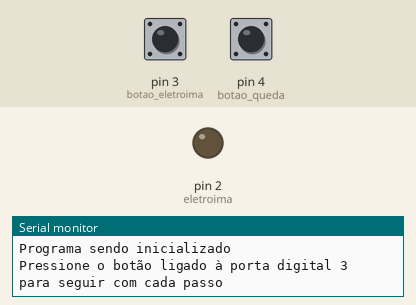
This sketch was run on a simulated Arduino Uno, built with avr-gcc and run on an emulated ATmega328P. On the bench: output pins drawn as LEDs (lit = HIGH), the last lines printed to the serial monitor. Inputs (shaded band) come from the test bench; at power-on: pin 3 (botao_eletroima) HIGH, pin 4 (botao_queda) HIGH.

Above: at 1.2 s.
1.3 s: pin 3 (botao_eletroima) pulled LOW for 0.15 s
3.8 s: pin 3 (botao_eletroima) pulled LOW for 3.2 s
At 7.8 s:
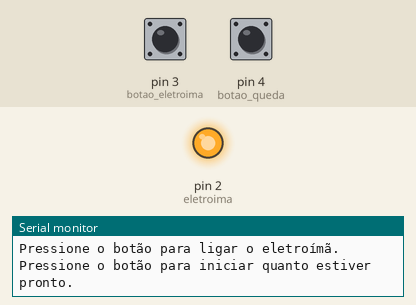
8.5 s: pin 3 (botao_eletroima) pulled LOW for 1 s
At 9.1 s:
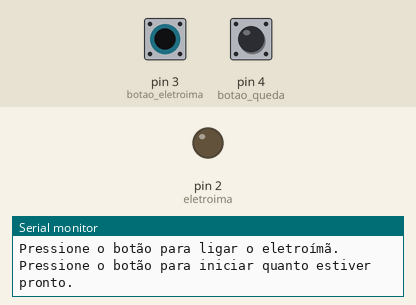
11.0 s: pin 4 (botao_queda) pulled LOW for 0.15 s
Timing chart, 0 to 13.6 s (numbered marks = the images above; inputs shaded):
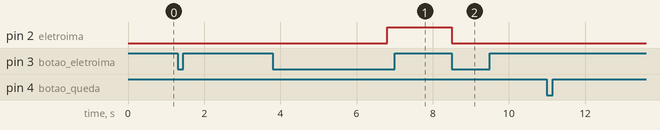

The sketch:

16-QuedaLivre.ino
```cpp
/*declarando as variaveis*/
int tempo_i = 0;
int tempo_f = 0;
int eletroima = 2;
int botao_eletroima = 3;
int botao_queda = 4;
int liga = 1, desliga = 0;

void setup() {
  // put your setup code here, to run once:
pinMode(eletroima, OUTPUT);
pinMode(botao_eletroima, INPUT_PULLUP);
pinMode(botao_queda, INPUT_PULLUP);
Serial.begin(9600);
}

void loop() {
  Serial.println("Programa sendo inicializado");
  digitalWrite(eletroima, desliga);
  Serial.println("Pressione o botão ligado à porta digital 3 para seguir com cada passo");
  while(digitalRead(botao_eletroima)==1){}//espera até que o botão seja pressionado
  delay(1000);
  Serial.println("...\nPosicione o botão ligado à porta digital 4 abaixo do eletroímã.");
  while(digitalRead(botao_eletroima)==1){}//espera até que o botão seja pressionado novamente
  delay(1000);
  Serial.println("...\nLigue a fonte na tomada\n...");
  while(digitalRead(botao_eletroima)==1){}//espera até que o botão seja pressionado
  delay(1000);
  Serial.println("\nPressione o botão para ligar o eletroímã.");
  delay(1000);
  while(digitalRead(botao_eletroima)==1){}//espera até que o botão seja pressionado
  digitalWrite(eletroima, liga);
  Serial.println("\nPressione o botão para iniciar quanto estiver pronto.");
  delay(1000);
  while(digitalRead(botao_eletroima)==1){}//espera até que o botão seja pressionado
  digitalWrite(eletroima, desliga);
  tempo_i = millis();
  while(digitalRead(botao_queda)==1){}
  tempo_f = millis();
  Serial.println("Sucesso!!!");
  Serial.println(" ______________________________________________");
  Serial.print("|   O tempo de queda foi de ");
  Serial.print(tempo_f - tempo_i);
  Serial.println(" milisegundos.");
  Serial.println(" ______________________________________________");
  Serial.println("\nEletroima desligado. Aguarde 10 s para resfriar o transistor.");
      for(int i=10; i>0; i--){
        Serial.println(i);
        delay(1000);
      }
  Serial.println("\nPressione para reiniciar o programa.\n\n\n");
  while(digitalRead(botao_eletroima)==1){}
}
```

Measured:
- after the input at 3.8 s, pin 2 (eletroima): LOW → HIGH after 3.0 s
- after the input at 8.5 s, pin 2 (eletroima): HIGH → LOW at once
